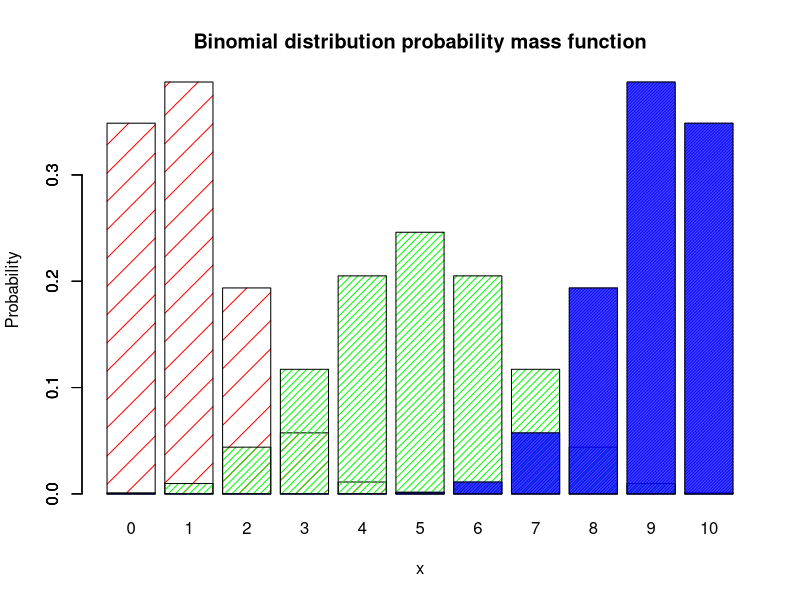

This chart was generated by the following R code:
## probability mass functions of Binomial distributions

x <- seq(0,10,by=1)
binom_1 <- dbinom(x, size=10, prob=0.1)
binom_2 <- dbinom(x, size=10, prob=0.5)
binom_3 <- dbinom(x, size=10, prob=0.9)
#jpeg("Ch4_Binomial.jpeg", width = 6, height = 4, units = 'in', res = 1800)  # save the plot as jpeg format
barplot(binom_1, col = "red", density=5, names=x, xlab = "x", ylab="Probability", main = "Binomial distribution probability mass function")
barplot(binom_2, col = "green", density=20, add = TRUE)
barplot(binom_3, col = "blue", density=95, add = TRUE)
#dev.off()